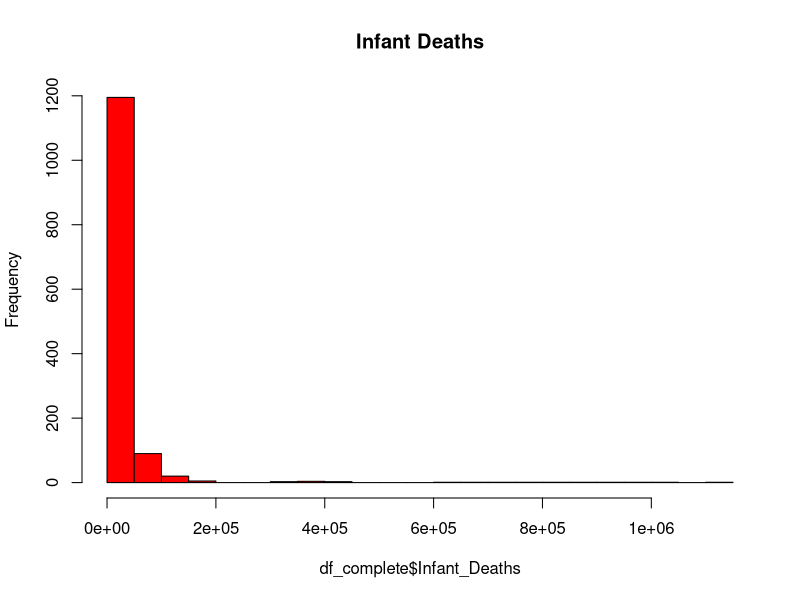
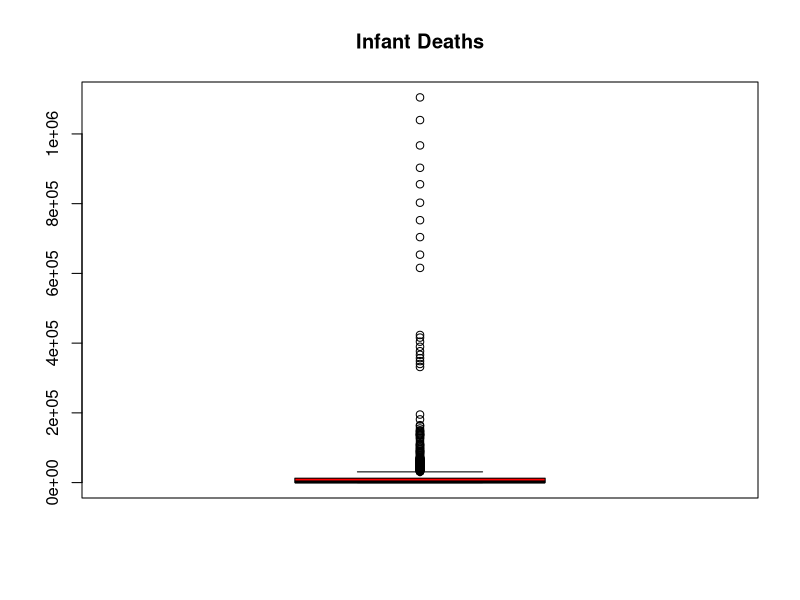
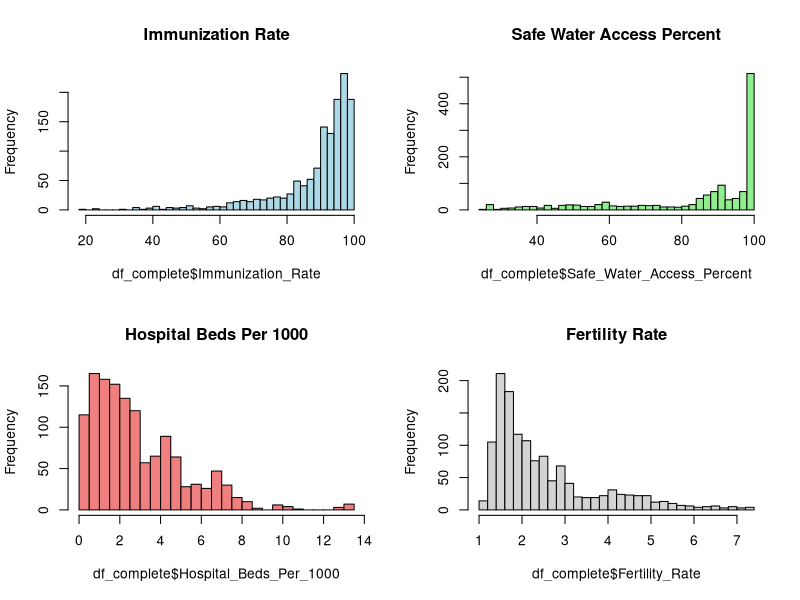
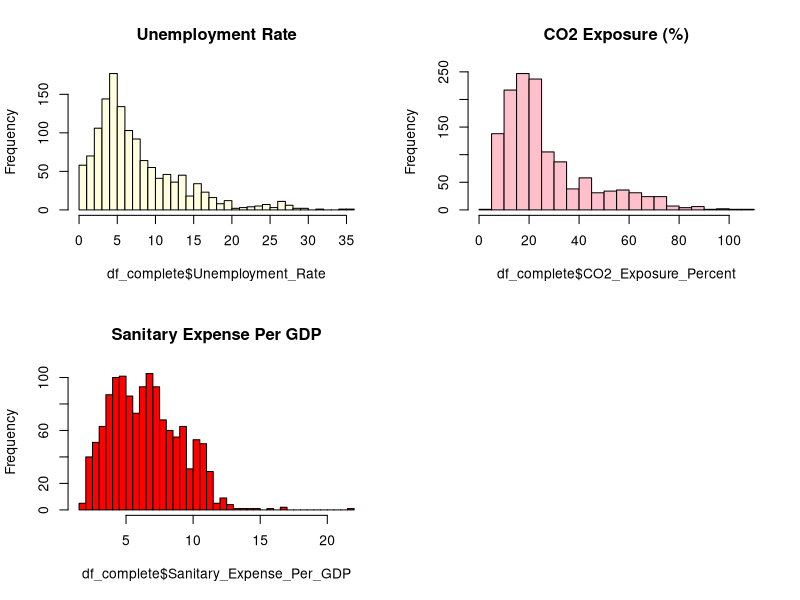
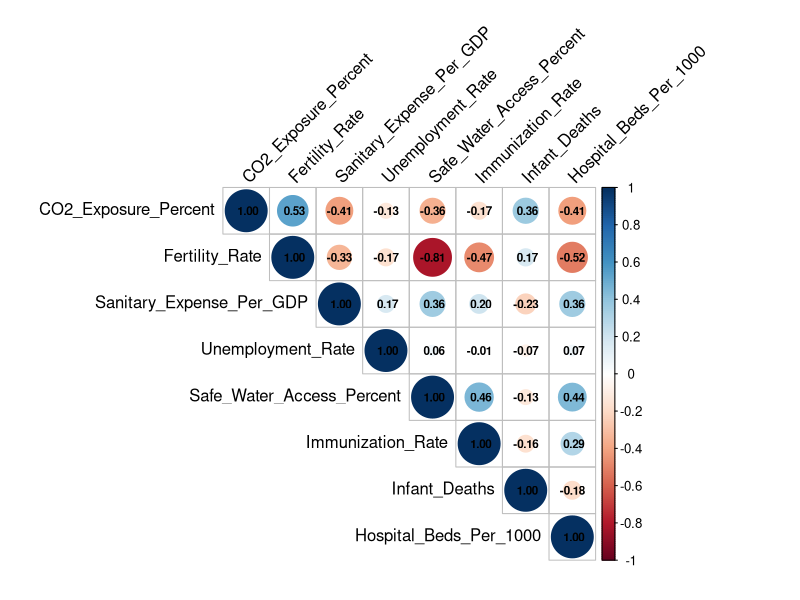
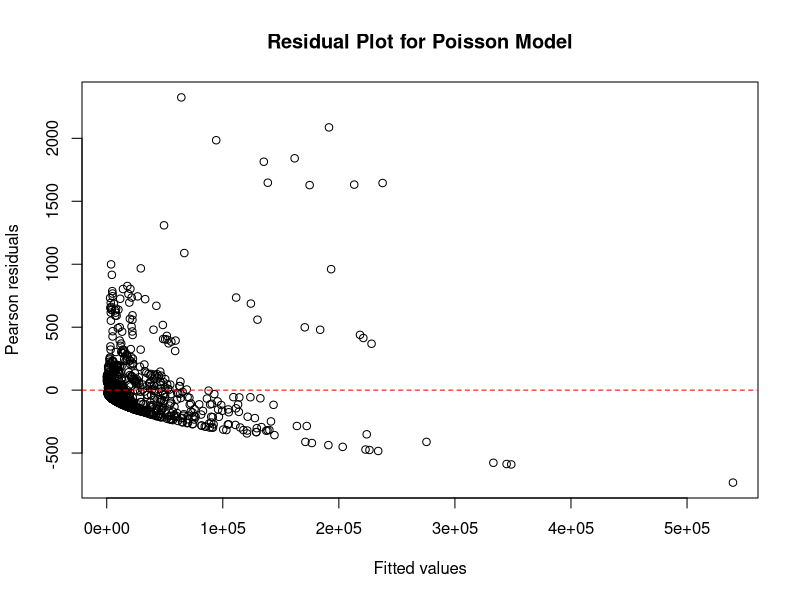
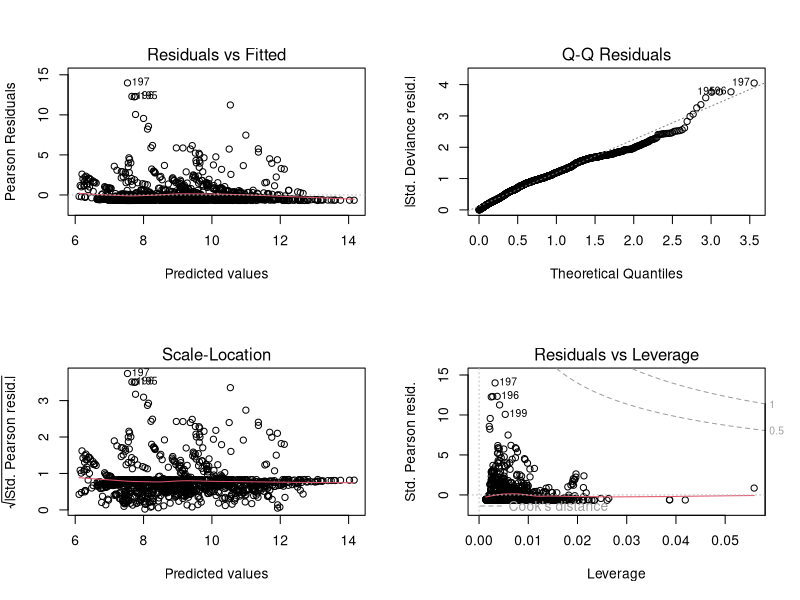

Here is the R script that generated these plots, in order:
## ---- chunk 1
# Load required packages
library(survival)
library(ggplot2)
library(dplyr)
library(tidyr)
library(corrplot)
library(survminer)
library(MASS)
## ---- chunk 2
# Load dataset
data <- read.csv("global_health.csv")
summary(data)
## ---- chunk 3
data_filled <- data %>%
  dplyr::select(Country, CO2_Exposure_Percent, Fertility_Rate, Sanitary_Expense_Per_GDP, Unemployment_Rate, Safe_Water_Access_Percent, Immunization_Rate, Infant_Deaths, Hospital_Beds_Per_1000) %>%
  group_by(Country) %>%
  mutate(across(where(is.numeric), ~ ifelse(is.na(.), median(., na.rm = TRUE), .))) %>%
  ungroup()

summary(data_filled)
#View(data_filled)
## ---- chunk 4
df_complete <- data_filled[complete.cases(data_filled) &
                             !apply(data_filled, 1, function(x) any(is.infinite(x))), ]
#View(df_complete)
summary(df_complete)
## ---- chunk 5
hist(df_complete$Infant_Deaths, main = "Infant Deaths", col = "red", breaks = 30)
boxplot(df_complete$Infant_Deaths, main = "Infant Deaths", col = "red", breaks = 30)
## ---- chunk 6
# Check distributions using histograms 
par(mfrow = c(2,2))  # Arrange plots in a 2x2 grid
hist(df_complete$Immunization_Rate, main = "Immunization Rate", col = "lightblue", breaks = 30)
hist(df_complete$Safe_Water_Access_Percent, main = "Safe Water Access Percent", col = "lightgreen", breaks = 30)
hist(df_complete$Hospital_Beds_Per_1000, main = "Hospital Beds Per 1000", col = "lightcoral", breaks = 30)
hist(df_complete$Fertility_Rate, main = "Fertility Rate", col = "lightgray", breaks = 30)
hist(df_complete$Unemployment_Rate, main = "Unemployment Rate", col = "lightyellow", breaks = 30)
hist(df_complete$CO2_Exposure_Percent, main = "CO2 Exposure (%)", col = "pink", breaks = 30)
hist(df_complete$Sanitary_Expense_Per_GDP, main = "Sanitary Expense Per GDP", col = "red", breaks = 30)
## ---- chunk 7
# Reset the plotting parameters
par(mfrow = c(1,1))

# Create a correlation matrix to see relationships between variables
numeric_vars <- df_complete %>% 
  dplyr::select(CO2_Exposure_Percent, Fertility_Rate, Sanitary_Expense_Per_GDP, Unemployment_Rate, Safe_Water_Access_Percent, Immunization_Rate, Infant_Deaths, Hospital_Beds_Per_1000)

cor_matrix <- cor(numeric_vars, use = "complete.obs")
corrplot(cor_matrix, method = "circle", type = "upper", 
         tl.col = "black", tl.srt = 45, addCoef.col = "black", 
         number.cex = 0.7)
## ---- chunk 8
# 1. Fit Poisson Regression Model
poisson_model <- glm(Infant_Deaths ~ CO2_Exposure_Percent+ Fertility_Rate+ Sanitary_Expense_Per_GDP+ Unemployment_Rate+ Safe_Water_Access_Percent+ Immunization_Rate+ Hospital_Beds_Per_1000, 
                   family = poisson(link = "log"), 
                   data = df_complete)

summary(poisson_model)
## ---- chunk 9
# 2. Check for overdispersion in Poisson model
# Calculate dispersion parameter (should be close to 1 for Poisson)
dispersion_param <- sum(residuals(poisson_model, type = "pearson")^2) / poisson_model$df.residual
cat("Dispersion parameter:", dispersion_param, "\n")
## ---- chunk 10
# Visual check for overdispersion
plot(fitted(poisson_model), residuals(poisson_model, type = "pearson"),
     xlab = "Fitted values", ylab = "Pearson residuals",
     main = "Residual Plot for Poisson Model")
abline(h = 0, col = "red", lty = 2)
## ---- chunk 11
# 3. Fit Negative Binomial Regression Model to handle overdispersion

nb_model <- glm.nb(Infant_Deaths ~ CO2_Exposure_Percent+ Fertility_Rate+ Sanitary_Expense_Per_GDP+ Unemployment_Rate+ Safe_Water_Access_Percent+ Immunization_Rate+ Hospital_Beds_Per_1000,
                 data = df_complete)

summary(nb_model)
## ---- chunk 12
dispersion_param <- sum(residuals(nb_model, type = "pearson")^2) / nb_model$df.residual
cat("Dispersion parameter:", dispersion_param, "\n")
## ---- chunk 13
# 4. Compare models using AIC
cat("Poisson model AIC:", AIC(poisson_model), "\n")
cat("Negative Binomial model AIC:", AIC(nb_model), "\n")
## ---- chunk 14
# 6. Diagnostic plots for the better model (assuming negative binomial is better)
par(mfrow = c(2, 2))
plot(nb_model)
par(mfrow = c(1, 1))
## ---- chunk 15
# 7. Proportion of Deviance (Model Predictive Power)
null_deviance <- nb_model$null.deviance
residual_deviance <- nb_model$deviance

proportion_deviance <- (null_deviance - residual_deviance)/ null_deviance

proportion_deviance

## ---- chunk 16
#8. Transforming the coefficients (log of expected counts) fo interpretation
coefficients <- summary(nb_model)$coefficients

percent_change <- (exp(coefficients[, 1]) -1) * 100

percent_change
